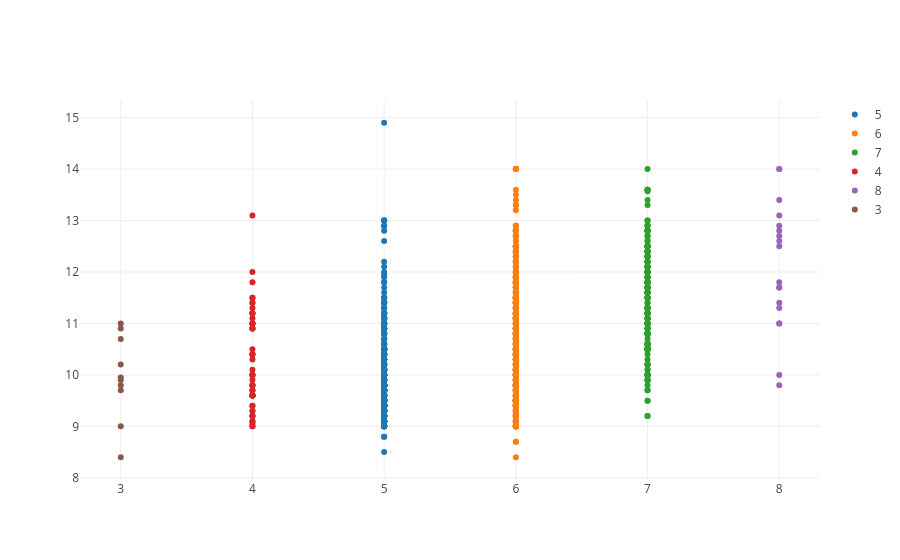

Notebook code cell kept with this figure:
### Markdown cell above
#### Kết luận:

+ Biểu đồ Surface 3D được vẽ dựa trên dữ liệu của các biến:
residual_sugar, density, sulphates, chlorides, và quality.

+ Biểu đồ thể hiện bề mặt 3D mô phỏng sự thay đổi giá trị của các biến này theo thứ tự trong dataset.

+ Giúp trực quan hóa đồng thời xu hướng và mối quan hệ phức tạp giữa các biến đã chọn.

### Code cell
subject = df["quality"]
score = df["alcohol"]

data = [dict(x = subject, y = score, mode = "markers", type = "scatter",
             transforms = [dict(type = "groupby", groups = subject)])]

fig_dict = dict(data = data)
pio.show(fig_dict, validate = False)

### Figure 1 — Plotly figure (JSON) as saved in the notebook; plotly's stock layout.template omitted (floating-point values rounded to 4 significant figures; data arrays with more than 128 entries replaced by an {"elided": "..."} marker saying what was removed)
{"data": [{"mode": "markers", "transforms": [{"groups": {"elided": "1599 int values"}, "type": "groupby"}], "type": "scatter", "x": {"elided": "1599 int values"}, "y": {"elided": "1599 float values"}}], "layout": {}}
